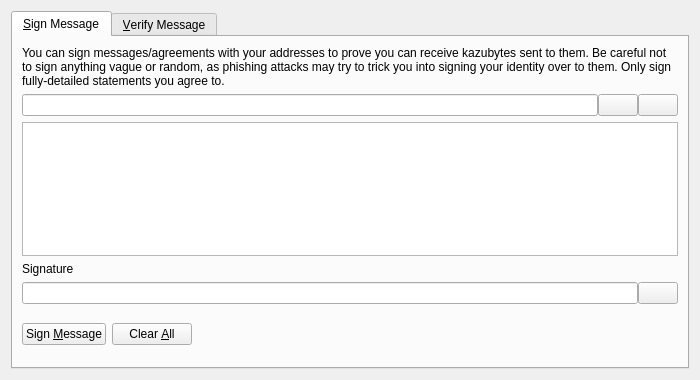
<?xml version="1.0" encoding="UTF-8"?>
<ui version="4.0">
 <class>SignVerifyMessageDialog</class>
 <widget class="QDialog" name="SignVerifyMessageDialog">
  <property name="geometry">
   <rect>
    <x>0</x>
    <y>0</y>
    <width>700</width>
    <height>380</height>
   </rect>
  </property>
  <property name="windowTitle">
   <string>Signatures - Sign / Verify a Message</string>
  </property>
  <property name="styleSheet">
   <string notr="true"/>
  </property>
  <property name="modal">
   <bool>true</bool>
  </property>
  <layout class="QVBoxLayout" name="verticalLayout">
   <item>
    <widget class="QTabWidget" name="tabWidget">
     <property name="currentIndex">
      <number>0</number>
     </property>
     <widget class="QWidget" name="tabSignMessage">
      <attribute name="title">
       <string>&amp;Sign Message</string>
      </attribute>
      <layout class="QVBoxLayout" name="verticalLayout_SM">
       <item>
        <widget class="QLabel" name="infoLabel_SM">
         <property name="text">
          <string>You can sign messages/agreements with your addresses to prove you can receive kazubytes sent to them. Be careful not to sign anything vague or random, as phishing attacks may try to trick you into signing your identity over to them. Only sign fully-detailed statements you agree to.</string>
         </property>
         <property name="textFormat">
          <enum>Qt::PlainText</enum>
         </property>
         <property name="wordWrap">
          <bool>true</bool>
         </property>
        </widget>
       </item>
       <item>
        <layout class="QHBoxLayout" name="horizontalLayout_1_SM">
         <property name="spacing">
          <number>0</number>
         </property>
         <item>
          <widget class="QValidatedLineEdit" name="addressIn_SM">
           <property name="toolTip">
            <string>The KazuByte address to sign the message with</string>
           </property>
          </widget>
         </item>
         <item>
          <widget class="QPushButton" name="addressBookButton_SM">
           <property name="toolTip">
            <string>Choose previously used address</string>
           </property>
           <property name="styleSheet">
            <string notr="true"/>
           </property>
           <property name="text">
            <string/>
           </property>
           <property name="icon">
            <iconset>
             <normaloff>:/icons/address-book</normaloff>:/icons/address-book</iconset>
           </property>
           <property name="shortcut">
            <string>Alt+A</string>
           </property>
           <property name="autoDefault">
            <bool>false</bool>
           </property>
          </widget>
         </item>
         <item>
          <widget class="QPushButton" name="pasteButton_SM">
           <property name="toolTip">
            <string>Paste address from clipboard</string>
           </property>
           <property name="styleSheet">
            <string notr="true"/>
           </property>
           <property name="text">
            <string/>
           </property>
           <property name="icon">
            <iconset>
             <normaloff>:/icons/editpaste</normaloff>:/icons/editpaste</iconset>
           </property>
           <property name="shortcut">
            <string>Alt+P</string>
           </property>
           <property name="autoDefault">
            <bool>false</bool>
           </property>
          </widget>
         </item>
        </layout>
       </item>
       <item>
        <widget class="QPlainTextEdit" name="messageIn_SM">
         <property name="toolTip">
          <string>Enter the message you want to sign here</string>
         </property>
        </widget>
       </item>
       <item>
        <widget class="QLabel" name="signatureLabel_SM">
         <property name="text">
          <string>Signature</string>
         </property>
         <property name="textFormat">
          <enum>Qt::PlainText</enum>
         </property>
        </widget>
       </item>
       <item>
        <layout class="QHBoxLayout" name="horizontalLayout_2_SM">
         <property name="spacing">
          <number>0</number>
         </property>
         <item>
          <widget class="QLineEdit" name="signatureOut_SM">
           <property name="font">
            <font>
             <italic>true</italic>
            </font>
           </property>
           <property name="readOnly">
            <bool>true</bool>
           </property>
          </widget>
         </item>
         <item>
          <widget class="QPushButton" name="copySignatureButton_SM">
           <property name="toolTip">
            <string>Copy the current signature to the system clipboard</string>
           </property>
           <property name="styleSheet">
            <string notr="true"/>
           </property>
           <property name="text">
            <string/>
           </property>
           <property name="icon">
            <iconset>
             <normaloff>:/icons/editcopy</normaloff>:/icons/editcopy</iconset>
           </property>
           <property name="autoDefault">
            <bool>false</bool>
           </property>
          </widget>
         </item>
        </layout>
       </item>
       <item>
        <layout class="QHBoxLayout" name="horizontalLayout_3_SM">
         <item>
          <widget class="QPushButton" name="signMessageButton_SM">
           <property name="toolTip">
            <string>Sign the message to prove you own this KazuByte address</string>
           </property>
           <property name="styleSheet">
            <string notr="true"/>
           </property>
           <property name="text">
            <string>Sign &amp;Message</string>
           </property>
           <property name="icon">
            <iconset>
             <normaloff>:/icons/edit</normaloff>:/icons/edit</iconset>
           </property>
           <property name="autoDefault">
            <bool>false</bool>
           </property>
          </widget>
         </item>
         <item>
          <widget class="QPushButton" name="clearButton_SM">
           <property name="toolTip">
            <string>Reset all sign message fields</string>
           </property>
           <property name="styleSheet">
            <string notr="true"/>
           </property>
           <property name="text">
            <string>Clear &amp;All</string>
           </property>
           <property name="icon">
            <iconset>
             <normaloff>:/icons/remove</normaloff>:/icons/remove</iconset>
           </property>
           <property name="autoDefault">
            <bool>false</bool>
           </property>
          </widget>
         </item>
         <item>
          <spacer name="horizontalSpacer_1_SM">
           <property name="orientation">
            <enum>Qt::Horizontal</enum>
           </property>
           <property name="sizeHint" stdset="0">
            <size>
             <width>40</width>
             <height>48</height>
            </size>
           </property>
          </spacer>
         </item>
         <item>
          <widget class="QLabel" name="statusLabel_SM">
           <property name="font">
            <font>
             <weight>75</weight>
             <bold>true</bold>
            </font>
           </property>
           <property name="text">
            <string/>
           </property>
           <property name="wordWrap">
            <bool>true</bool>
           </property>
          </widget>
         </item>
         <item>
          <spacer name="horizontalSpacer_2_SM">
           <property name="orientation">
            <enum>Qt::Horizontal</enum>
           </property>
           <property name="sizeHint" stdset="0">
            <size>
             <width>40</width>
             <height>48</height>
            </size>
           </property>
          </spacer>
         </item>
        </layout>
       </item>
      </layout>
     </widget>
     <widget class="QWidget" name="tabVerifyMessage">
      <attribute name="title">
       <string>&amp;Verify Message</string>
      </attribute>
      <layout class="QVBoxLayout" name="verticalLayout_VM">
       <item>
        <widget class="QLabel" name="infoLabel_VM">
         <property name="text">
          <string>Enter the receiver's address, message (ensure you copy line breaks, spaces, tabs, etc. exactly) and signature below to verify the message. Be careful not to read more into the signature than what is in the signed message itself, to avoid being tricked by a man-in-the-middle attack. Note that this only proves the signing party receives with the address, it cannot prove sendership of any transaction!</string>
         </property>
         <property name="textFormat">
          <enum>Qt::PlainText</enum>
         </property>
         <property name="alignment">
          <set>Qt::AlignLeading|Qt::AlignLeft|Qt::AlignTop</set>
         </property>
         <property name="wordWrap">
          <bool>true</bool>
         </property>
        </widget>
       </item>
       <item>
        <layout class="QHBoxLayout" name="horizontalLayout_1_VM">
         <property name="spacing">
          <number>0</number>
         </property>
         <item>
          <widget class="QValidatedLineEdit" name="addressIn_VM">
           <property name="toolTip">
            <string>The KazuByte address the message was signed with</string>
           </property>
           <property name="styleSheet">
            <string notr="true"/>
           </property>
          </widget>
         </item>
         <item>
          <widget class="QPushButton" name="addressBookButton_VM">
           <property name="toolTip">
            <string>Choose previously used address</string>
           </property>
           <property name="styleSheet">
            <string notr="true"/>
           </property>
           <property name="text">
            <string/>
           </property>
           <property name="icon">
            <iconset>
             <normaloff>:/icons/address-book</normaloff>:/icons/address-book</iconset>
           </property>
           <property name="shortcut">
            <string>Alt+A</string>
           </property>
           <property name="autoDefault">
            <bool>false</bool>
           </property>
          </widget>
         </item>
        </layout>
       </item>
       <item>
        <widget class="QPlainTextEdit" name="messageIn_VM">
         <property name="styleSheet">
          <string notr="true"/>
         </property>
        </widget>
       </item>
       <item>
        <widget class="QValidatedLineEdit" name="signatureIn_VM">
         <property name="styleSheet">
          <string notr="true"/>
         </property>
        </widget>
       </item>
       <item>
        <layout class="QHBoxLayout" name="horizontalLayout_2_VM">
         <item>
          <widget class="QPushButton" name="verifyMessageButton_VM">
           <property name="toolTip">
            <string>Verify the message to ensure it was signed with the specified KazuByte address</string>
           </property>
           <property name="styleSheet">
            <string notr="true"/>
           </property>
           <property name="text">
            <string>Verify &amp;Message</string>
           </property>
           <property name="icon">
            <iconset>
             <normaloff>:/icons/transaction_0</normaloff>:/icons/transaction_0</iconset>
           </property>
           <property name="autoDefault">
            <bool>false</bool>
           </property>
          </widget>
         </item>
         <item>
          <widget class="QPushButton" name="clearButton_VM">
           <property name="toolTip">
            <string>Reset all verify message fields</string>
           </property>
           <property name="styleSheet">
            <string notr="true"/>
           </property>
           <property name="text">
            <string>Clear &amp;All</string>
           </property>
           <property name="icon">
            <iconset>
             <normaloff>:/icons/remove</normaloff>:/icons/remove</iconset>
           </property>
           <property name="autoDefault">
            <bool>false</bool>
           </property>
          </widget>
         </item>
         <item>
          <spacer name="horizontalSpacer_1_VM">
           <property name="orientation">
            <enum>Qt::Horizontal</enum>
           </property>
           <property name="sizeHint" stdset="0">
            <size>
             <width>40</width>
             <height>48</height>
            </size>
           </property>
          </spacer>
         </item>
         <item>
          <widget class="QLabel" name="statusLabel_VM">
           <property name="font">
            <font>
             <weight>75</weight>
             <bold>true</bold>
            </font>
           </property>
           <property name="text">
            <string/>
           </property>
           <property name="wordWrap">
            <bool>true</bool>
           </property>
          </widget>
         </item>
         <item>
          <spacer name="horizontalSpacer_2_VM">
           <property name="orientation">
            <enum>Qt::Horizontal</enum>
           </property>
           <property name="sizeHint" stdset="0">
            <size>
             <width>40</width>
             <height>48</height>
            </size>
           </property>
          </spacer>
         </item>
        </layout>
       </item>
      </layout>
     </widget>
    </widget>
   </item>
  </layout>
 </widget>
 <customwidgets>
  <customwidget>
   <class>QValidatedLineEdit</class>
   <extends>QLineEdit</extends>
   <header>qvalidatedlineedit.h</header>
  </customwidget>
 </customwidgets>
 <resources/>
 <connections/>
</ui>
